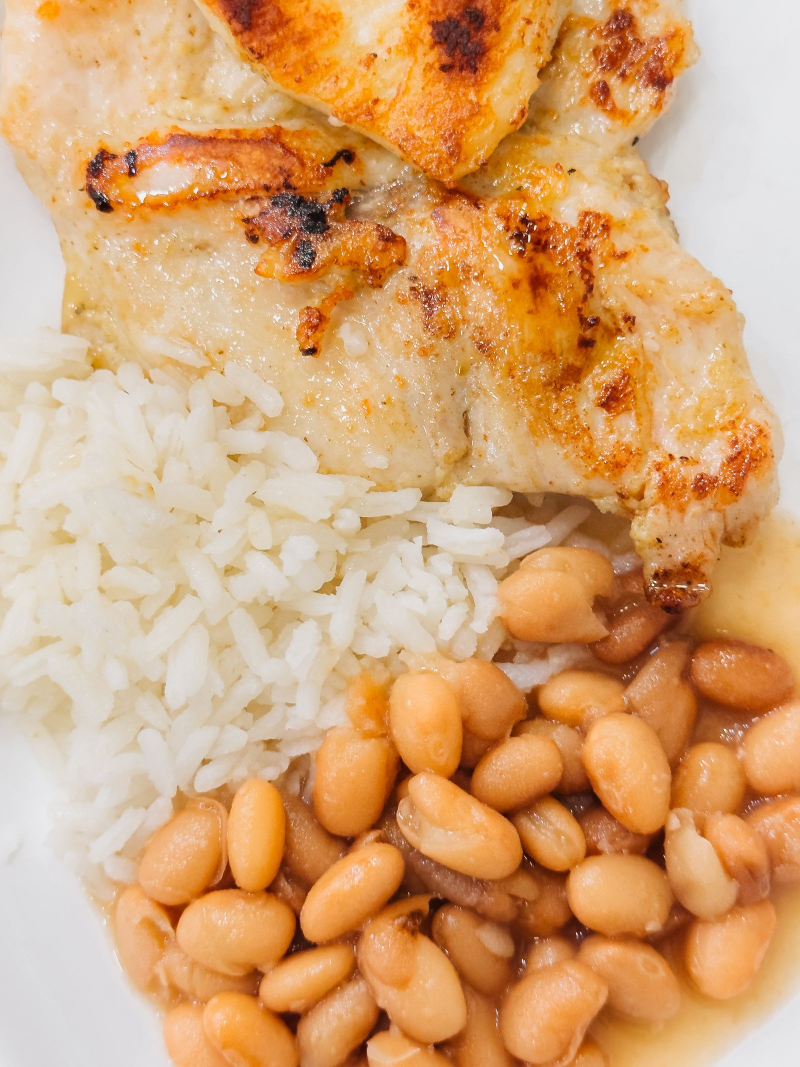
#> input picture TESTE Marina Couto/conteudos/2026-10-19-carboidrato-a-noite-engorda/assets/raw/capa-pexels-34134206.jpg, 1600 x 2133 px (shown at 1/2 size)
$ python _prep_photo.py
#> lines starting #> are read from the running program, lines starting #| are printed output that depends on the picture
"""Tratamento das fotos do carrossel (receita de references/photo-sourcing.md).

Capa:   Pexels 34134206 (th2city), recorte 4:5, full-bleed.
Card 6: Unsplash jUPOXXRNdcA (Brooke Lark), recorte 4:3, foto emoldurada.
Escolha da cliente: fotos suaves/esmaecidas -> tinta de marca leve + véu creme.
"""
from pathlib import Path

from PIL import Image, ImageEnhance, ImageOps

HERE = Path(__file__).resolve().parent
RAW = HERE / "assets" / "raw"
OUT = HERE / "assets" / "edited"
BRAND_DARK = "#2A4A5D"
LIGHT_BG = "#F4EEE3"


def prep(src, dst, mode, tint=0.10, veil=0.16):
#> called with dst = 'capa.jpg', mode = 'fullbleed', tint = 0.1, veil = 0.16
    img = ImageOps.exif_transpose(Image.open(src).convert("RGB"))
#> img is the input picture: PIL image 1600x2133 RGB; mean R, G, B 213.2, 164.2, 116.7
    ratio = (1080 / 1350) if mode == "fullbleed" else (4 / 3)
    w, h = img.size
#> w = 1600; h = 2133
    if w / h > ratio:
        nw = int(h * ratio)
        x0 = (w - nw) // 2
        img = img.crop((x0, 0, x0 + nw, h))
    else:
        nh = int(w / ratio)
#> nh = 2000
        y0 = (h - nh) // 3
#> y0 = 44
        img = img.crop((0, y0, w, y0 + nh))
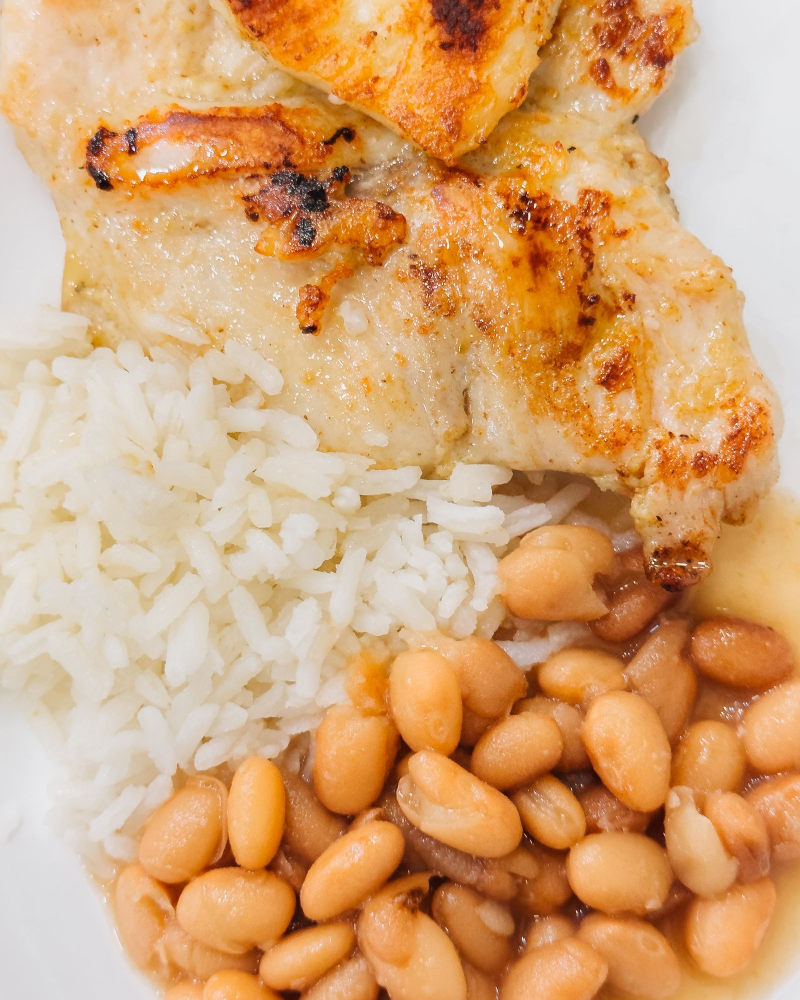
#> img: PIL image 1600x2000 RGB (shown at 1/2 size); mean R, G, B 212.9, 164.3, 116.8
    img.thumbnail((1600, 1600), Image.LANCZOS)
#> img: PIL image 1280x1600 RGB
    img = ImageEnhance.Contrast(img).enhance(1.04)
    img = ImageEnhance.Color(img).enhance(0.92)
    img = Image.blend(img, Image.new("RGB", img.size, BRAND_DARK), tint)
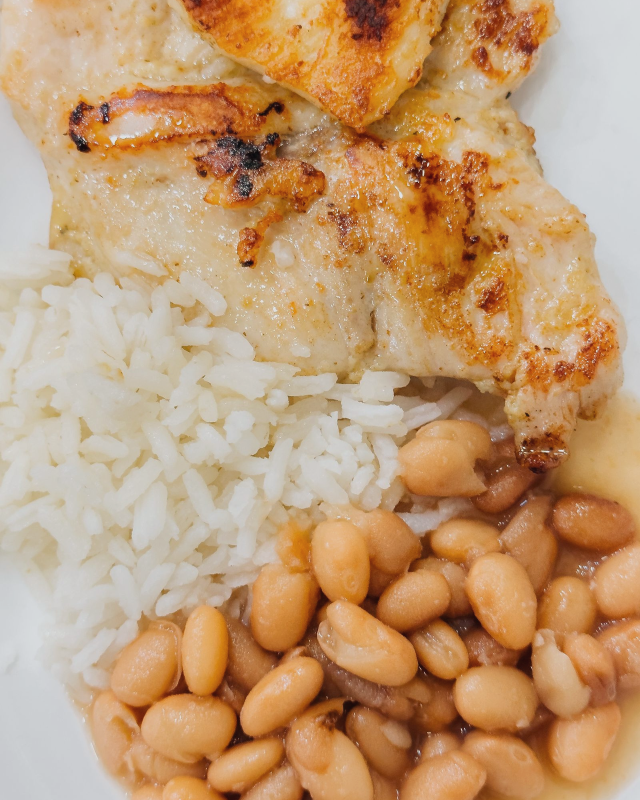
#> img: PIL image 1280x1600 RGB (shown at 1/2 size); mean R, G, B 193, 154.4, 115.6
    img = Image.blend(img, Image.new("RGB", img.size, LIGHT_BG), veil)  # esmaecido
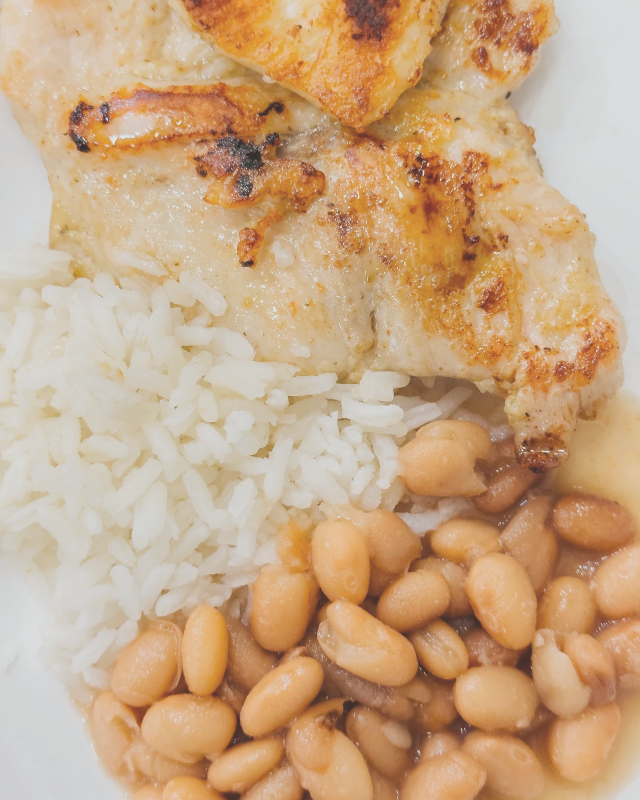
#> img: PIL image 1280x1600 RGB (shown at 1/2 size); mean R, G, B 200.7, 167.3, 132.9
    OUT.mkdir(parents=True, exist_ok=True)
    img.save(OUT / dst, "JPEG", quality=85, optimize=True)
    print(dst, img.size)
#| capa.jpg (1280, 1600)


prep(RAW / "capa-pexels-34134206.jpg", "capa.jpg", "fullbleed")
prep(RAW / "card6-unsplash-jUPOXXRNdcA.jpg", "card6.jpg", "card")
#> call 2 of prep, with dst = 'card6.jpg', mode = 'card', tint = 0.1, veil = 0.16
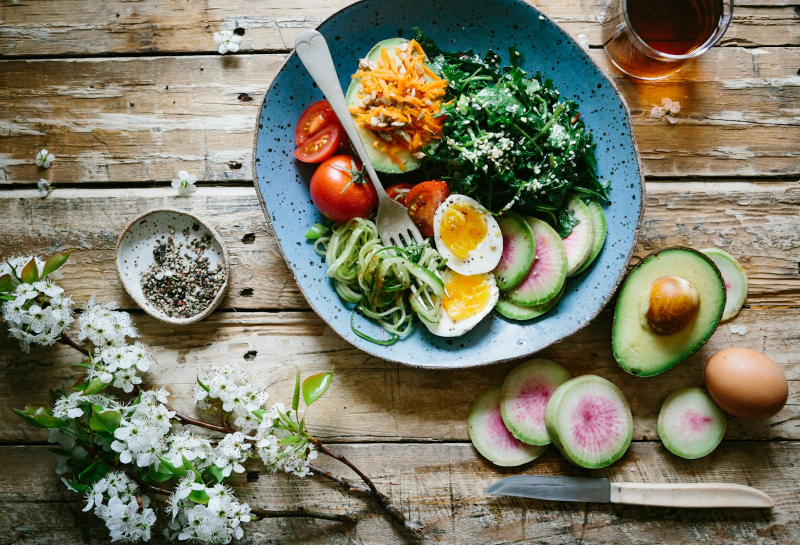
#> input picture TESTE Marina Couto/conteudos/2026-10-19-carboidrato-a-noite-engorda/assets/raw/card6-unsplash-jUPOXXRNdcA.jpg, 1600 x 1089 px (shown at 1/2 size)
#> in prep, img is the input picture: PIL image 1600x1089 RGB; mean R, G, B 124.5, 122.9, 102
#> in prep (call 2), `img = img.crop((x0, 0, x0 + nw, h))`:
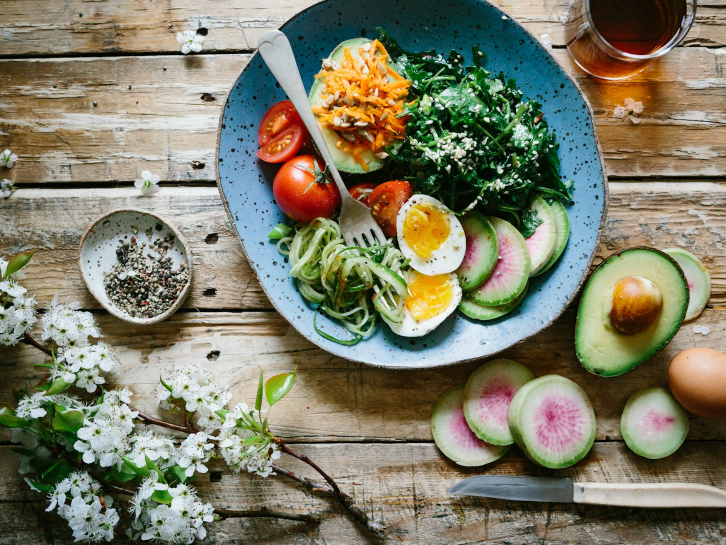
#> img: PIL image 1452x1089 RGB (shown at 1/2 size); mean R, G, B 125.6, 124.6, 103.8
#> in prep (call 2), `img = Image.blend(img, Image.new("RGB", img.size, LIGHT_BG), veil)`:
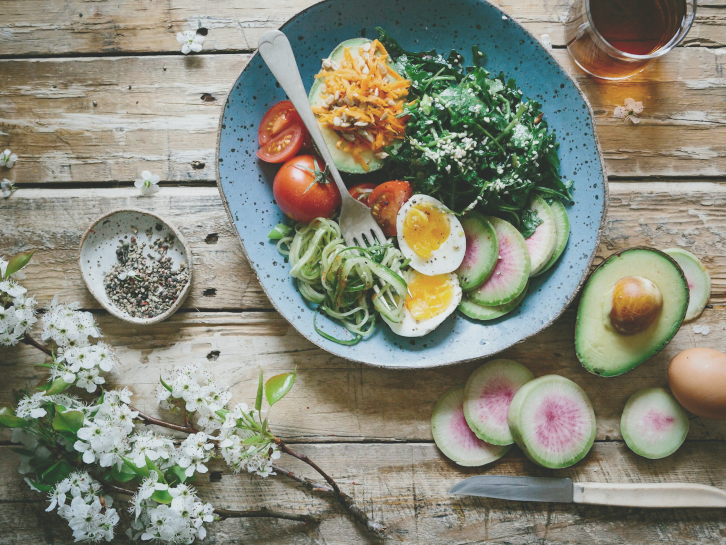
#> img: PIL image 1452x1089 RGB (shown at 1/2 size); mean R, G, B 135.9, 136.9, 121.9
#| card6.jpg (1452, 1089)
